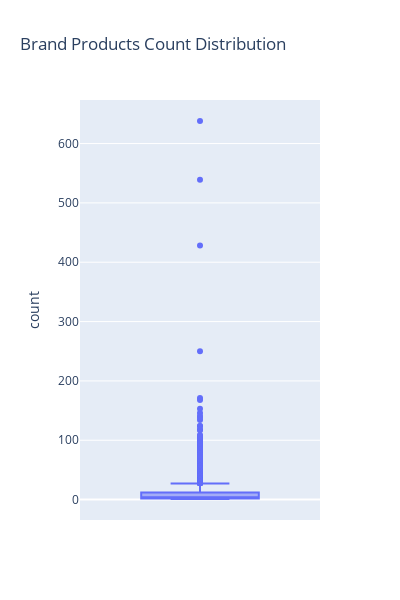

The notebook cell this image was saved under:
### Code cell
fig = px.box(brand_products_count, y='count', title='Brand Products Count Distribution', height=600,width=400)
fig.show();

### Figure 1 — Plotly figure (JSON) as saved in the notebook; plotly's stock layout.template omitted (floating-point values rounded to 4 significant figures; data arrays with more than 128 entries replaced by an {"elided": "..."} marker saying what was removed)
{"data": [{"alignmentgroup": "True", "hovertemplate": "count=%{y}<extra></extra>", "legendgroup": "", "marker": {"color": "#636efa"}, "name": "", "notched": false, "offsetgroup": "", "orientation": "v", "showlegend": false, "type": "box", "x0": " ", "xaxis": "x", "y": {"elided": "2313 int values"}, "y0": " ", "yaxis": "y"}], "layout": {"boxmode": "group", "height": 600, "legend": {"tracegroupgap": 0}, "title": {"text": "Brand Products Count Distribution"}, "width": 400, "xaxis": {"anchor": "y", "domain": [0, 1]}, "yaxis": {"anchor": "x", "domain": [0, 1], "title": {"text": "count"}}}}
